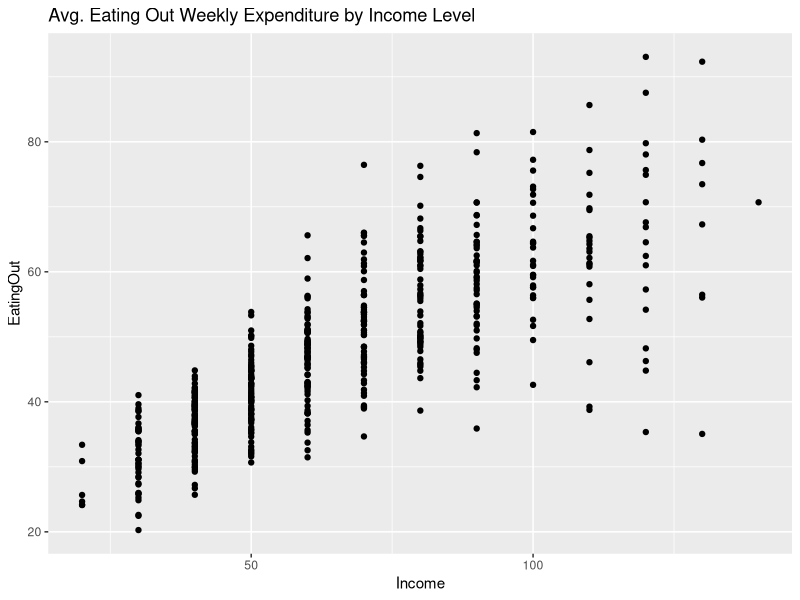
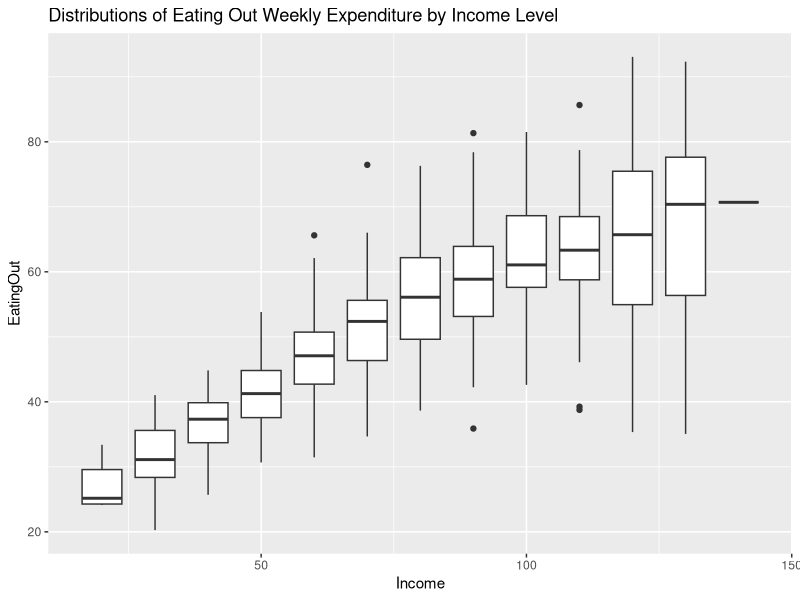
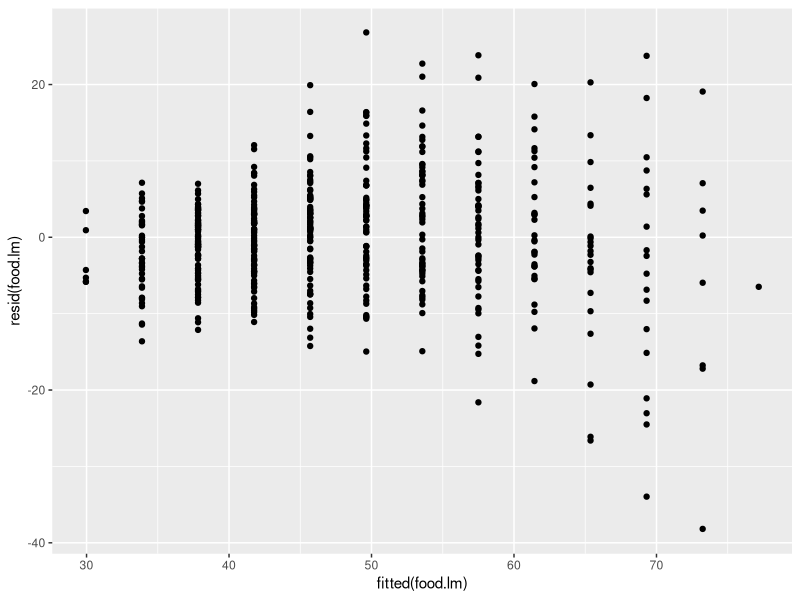

The R source for these figures, in order: (Note: this script raises an error after producing the figures.)
## ---- chunk 1
library(tidyverse)
library(lmtest)

food <- read_delim("FoodExpenses.txt", delim=" ")
## ---- chunk 2
ggplot(data = food, aes(y = EatingOut, x = Income)) +
  geom_point() +
  ggtitle("Avg. Eating Out Weekly Expenditure by Income Level")

## ---- chunk 3
ggplot(data = food, aes(y = EatingOut, x = Income, group=Income)) +
  geom_boxplot() +
  ggtitle("Distributions of Eating Out Weekly Expenditure by Income Level")

## ---- chunk 4
summary(food)



## ---- chunk 5
food.lm <- lm(EatingOut ~ ., data = food)
summary(food.lm)


## ---- chunk 6
ggplot()+geom_point(mapping=aes(x=fitted(food.lm), y =  resid(food.lm)))

bptest(food.lm)
## ---- chunk 7
hetero_sked = gls(data = food, EatingOut ~ Income, weights = 
                    varExp(form=~Income), method="ML")
coef = hetero_sked$coefficients
## ---- chunk 8
avPlots(food.lm)

## ---- chunk 9
stdResids_food = resid(object=hetero_sked, type="pearson")


hist(stdResids_food)

## ---- chunk 10
bp_test <- bptest(stdResids_food ~ Income, data = food)
